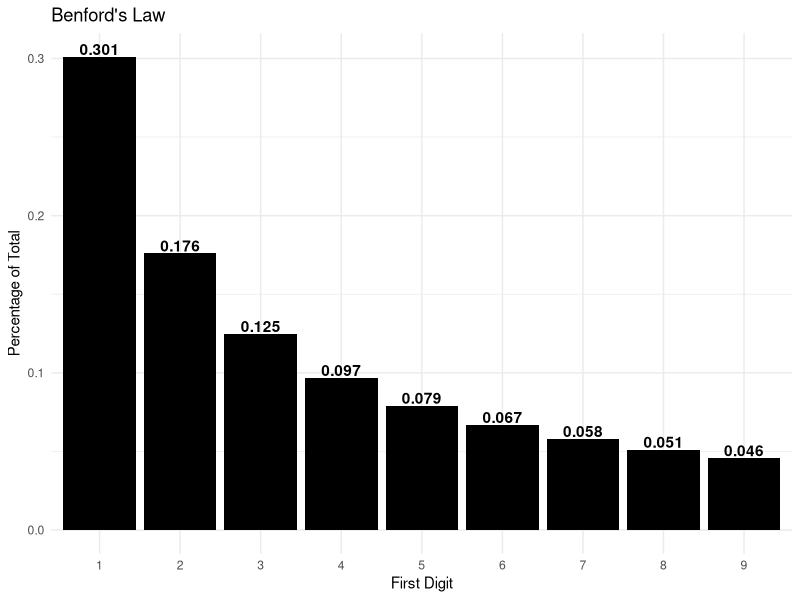

Here is the R script that generated this plot:
#library(dygraphs)
library(tidyverse)



dat1 <- sample("1", 10000*0.3010, replace = T)
dat2 <- sample("2", 10000*0.1761, replace = T)
dat3 <- sample("3", 10000*0.1249 , replace = T)
dat4 <- sample("4", 10000*0.0969 , replace = T)
dat5 <- sample("5", 10000*0.0792 , replace = T)
dat6 <- sample("6", 10000*0.0670 , replace = T)
dat7 <- sample("7", 10000*0.0580, replace = T)
dat8 <- sample("8", 10000*0.0512, replace = T)
dat9 <- sample("9", 10000*0.0458, replace = T)

dat1 <- data.frame(dat1)
dat2 <- data.frame(dat2)
dat3 <- data.frame(dat3)
dat4 <- data.frame(dat4)
dat5 <- data.frame(dat5)
dat6 <- data.frame(dat6)
dat7 <- data.frame(dat7)
dat8 <- data.frame(dat8)
dat9 <- data.frame(dat9)

names(dat1)[1] <- "Numbers"
names(dat2)[1] <- "Numbers"
names(dat3)[1] <- "Numbers"
names(dat4)[1] <- "Numbers"
names(dat5)[1] <- "Numbers"
names(dat6)[1] <- "Numbers"
names(dat7)[1] <- "Numbers"
names(dat8)[1] <- "Numbers"
names(dat9)[1] <- "Numbers"


dat <- rbind(dat1, dat2, dat3, dat4, dat5, dat6, dat7, dat8, dat9)



dat <- as.factor(dat$Numbers)



dat <- data.frame(dat)


names(dat)[1] <- "Numbers"


dat <- dat %>% 
  group_by(Numbers) %>% 
  summarise(count = n())


dat %>% 
  ggplot() +
  geom_histogram(aes(x = Numbers, y = count/10000), stat = "identity", fill = "black") +
  geom_text(aes(x = Numbers, y = count/10000, label = round(count/10000, digits = 3)), vjust = -.15, fontface = "bold") +
  theme_minimal() +
  labs(x = "First Digit", y = "Percentage of Total", title = "Benford's Law")
  
  












